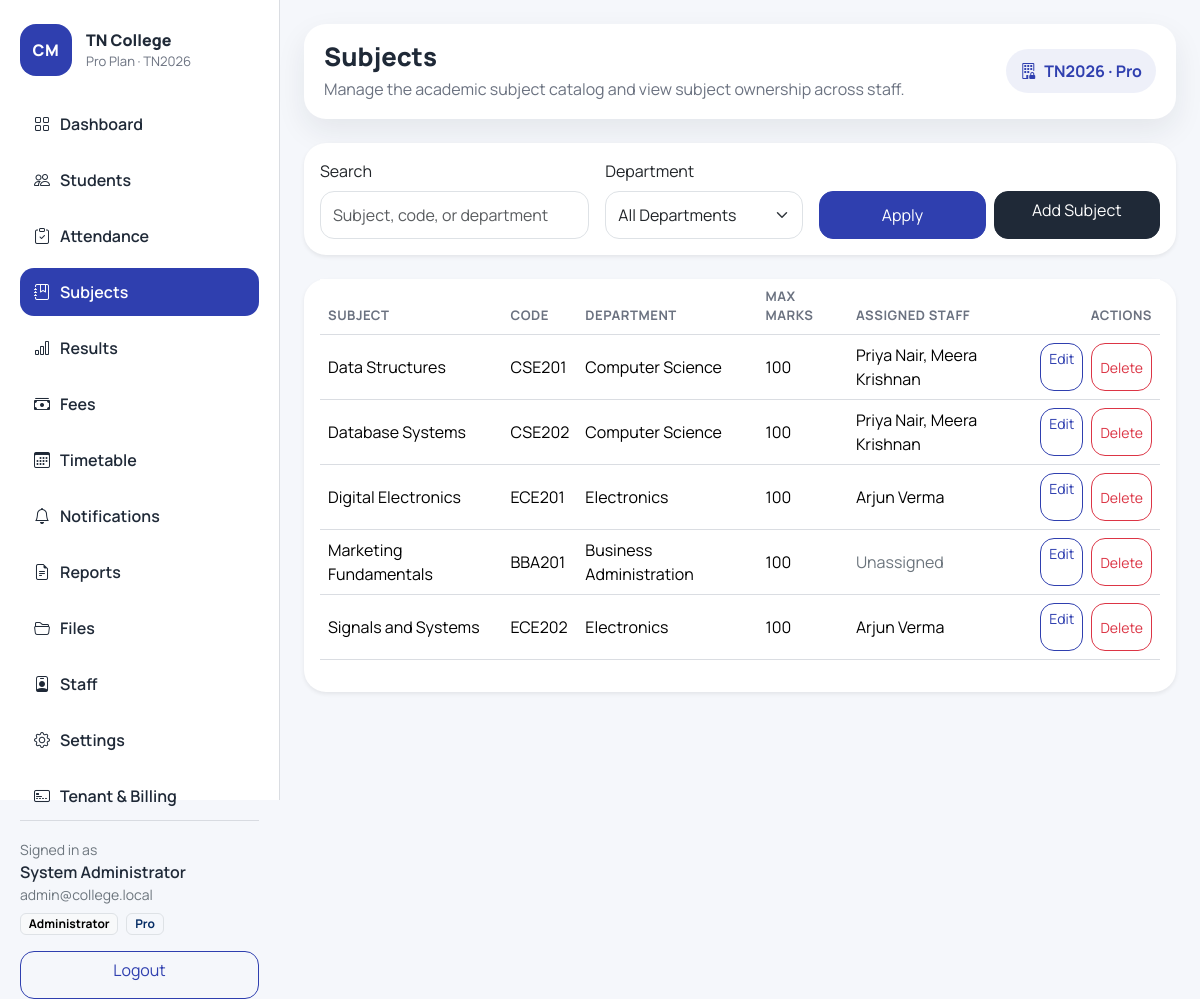
The app's page /subjects/ (signed in) with its own data.
### app/models.py (models this page shows, shortened)
class TimestampMixin:
    created_at = db.Column(db.DateTime, default=datetime.utcnow, nullable=False)
    updated_at = db.Column(
        db.DateTime,
        default=datetime.utcnow,
        onupdate=datetime.utcnow,
        nullable=False,
    )

class College(TimestampMixin, db.Model):
    __tablename__ = "colleges"
    id = db.Column(db.Integer, primary_key=True)
    name = db.Column(db.String(150), nullable=False)
    code = db.Column(db.String(30), unique=True, nullable=False)
    subdomain = db.Column(db.String(80), unique=True, nullable=True)
    contact_email = db.Column(db.String(120), nullable=True)
    contact_phone = db.Column(db.String(30), nullable=True)
    is_active = db.Column(db.Boolean, default=True, nullable=False)
    subscriptions = db.relationship(
        "CollegeSubscription",
        backref="college",
        lazy=True,
        cascade="all, delete-orphan",
    )
    departments = db.relationship("Department", backref="college", lazy=True)
    users = db.relationship("User", backref="college", lazy=True)
    students = db.relationship("Student", backref="college", lazy=True)
    subjects = db.relationship("Subject", backref="college", lazy=True)
    fee_categories = db.relationship("FeeCategory", backref="college", lazy=True)
    time_slots = db.relationship("TimeSlot", backref="college", lazy=True)
    timetable_entries = db.relationship("TimetableEntry", backref="college", lazy=True)
    notifications = db.relationship("NotificationLog", backref="college", lazy=True)
    uploaded_files = db.relationship("UploadedFile", backref="college", lazy=True)
    @property
    def current_subscription(self):
        return (
            CollegeSubscription.query.filter_by(college_id=self.id)
            .order_by(CollegeSubscription.created_at.desc())
            .first()
        )
    @property
    def active_plan(self):
        subscription = self.current_subscription
        return subscription.plan if subscription and subscription.plan else None

class SubscriptionPlan(TimestampMixin, db.Model):
    __tablename__ = "subscription_plans"
    id = db.Column(db.Integer, primary_key=True)
    name = db.Column(db.String(80), unique=True, nullable=False)
    code = db.Column(db.String(30), unique=True, nullable=False)
    monthly_price = db.Column(db.Float, default=0, nullable=False)
    features = db.Column(db.JSON, default=list, nullable=False)
    subscriptions = db.relationship("CollegeSubscription", backref="plan", lazy=True)

class User(UserMixin, TimestampMixin, db.Model):
    __tablename__ = "users"
    id = db.Column(db.Integer, primary_key=True)
    college_id = db.Column(db.Integer, db.ForeignKey("colleges.id"), nullable=True, index=True)
    username = db.Column(db.String(80), unique=True, nullable=False)
    email = db.Column(db.String(120), unique=True, nullable=False)
    full_name = db.Column(db.String(120), nullable=True)
    phone = db.Column(db.String(30), nullable=True)
    password_hash = db.Column(db.String(255), nullable=False)
    role = db.Column(db.String(20), default="admin", nullable=False)
    department_id = db.Column(db.Integer, db.ForeignKey("departments.id"), nullable=True)
    is_active_user = db.Column(db.Boolean, default=True, nullable=False)
    activities = db.relationship("ActivityLog", backref="actor", lazy=True)
    department = db.relationship("Department", backref="team_members", lazy=True)
    assigned_subjects = db.relationship(
        "Subject",
        secondary=staff_subject_assignments,
        back_populates="assigned_staff",
        lazy="subquery",
    )
    staff_timetable = db.relationship("TimetableEntry", backref="staff_member", lazy=True)
    uploaded_items = db.relationship("UploadedFile", backref="uploaded_by", lazy=True)
    @property
    def is_active(self):
        return self.is_active_user
    @property
    def display_name(self):
        return self.full_name or self.username

class Subject(TimestampMixin, db.Model):
    __tablename__ = "subjects"
    id = db.Column(db.Integer, primary_key=True)
    college_id = db.Column(db.Integer, db.ForeignKey("colleges.id"), nullable=True, index=True)
    name = db.Column(db.String(120), nullable=False)
    code = db.Column(db.String(30), unique=True, nullable=False)
    max_marks = db.Column(db.Integer, default=100, nullable=False)
    department_id = db.Column(db.Integer, db.ForeignKey("departments.id"), nullable=True)
    marks = db.relationship("Mark", backref="subject", lazy=True)
    assigned_staff = db.relationship(
        "User",
        secondary=staff_subject_assignments,
        back_populates="assigned_subjects",
        lazy="subquery",
    )
    timetable_entries = db.relationship("TimetableEntry", backref="subject", lazy=True)

class Department(TimestampMixin, db.Model):
    __tablename__ = "departments"
    id = db.Column(db.Integer, primary_key=True)
    college_id = db.Column(db.Integer, db.ForeignKey("colleges.id"), nullable=True, index=True)
    name = db.Column(db.String(120), nullable=False)
    code = db.Column(db.String(20), nullable=False)
    students = db.relationship("Student", backref="department", lazy=True)
    subjects = db.relationship("Subject", backref="department", lazy=True)
    __table_args__ = (
        db.UniqueConstraint("college_id", "name", name="uq_department_college_name"),
        db.UniqueConstraint("college_id", "code", name="uq_department_college_code"),
    )

### app/blueprints/subjects/routes.py (the view, shortened to what this page needs)
@subjects_bp.route("/")
@login_required
@employee_required
def list_subjects():
    page = request.args.get("page", 1, type=int)
    search = request.args.get("search", "", type=str).strip()
    department_id = request.args.get("department_id", 0, type=int)
    query = college_scoped_query(Subject, current_user).join(Department, isouter=True)
    if current_user.role == "hod" and current_user.department_id:
        query = query.filter(Subject.department_id == current_user.department_id)
    elif current_user.role == "staff":
        query = query.join(
            staff_subject_assignments,
            Subject.id == staff_subject_assignments.c.subject_id,
        ).filter(staff_subject_assignments.c.user_id == current_user.id)
    if department_id:
        query = query.filter(Subject.department_id == department_id)
    subjects = query.order_by(Subject.name).paginate(page=page, per_page=10)
    departments = get_college_departments(current_user)
    return render_template(
        "subjects/list.html",
        subjects=subjects,
        departments=departments,
        search=search,
        selected_department=department_id,
    )

### app/templates/subjects/list.html (shortened to what this page needs)
{% extends "base.html" %}
{% block page_title %}Subjects{% endblock %}
{% block page_subtitle %}Manage the academic subject catalog and view subject ownership across staff.{% endblock %}
{% block content %}
<div class="card border-0 shadow-sm mb-4">
    <div class="card-body">
        <form class="row g-3" method="get">
            <div class="col-12 col-lg-4">
                <label class="form-label">Search</label>
                <input type="text" class="form-control" name="search" value="{{ search }}" placeholder="Subject, code, or department">
            </div>
            <div class="col-12 col-md-6 col-lg-3">
                <label class="form-label">Department</label>
                <select class="form-select" name="department_id">
                    <option value="0">All Departments</option>
                </select>
            </div>
            <div class="col-12 col-lg-5 d-flex align-items-end gap-2">
                <button class="btn btn-primary w-100" type="submit">Apply</button>
                {% if current_user.role == 'admin' %}
                <a href="{{ url_for('subjects.add_subject') }}" class="btn btn-dark w-100">Add Subject</a>
                {% endif %}
            </div>
        </form>
    </div>
</div>
<div class="card border-0 shadow-sm">
    <div class="card-body table-card-body">
        <div class="table-responsive">
            <table class="table align-middle custom-table">
                <thead>
                    <tr>
                        <th>Subject</th>
                        <th>Code</th>
                        <th>Department</th>
                        <th>Max Marks</th>
                        <th>Assigned Staff</th>
                        {% if current_user.role == 'admin' %}<th class="text-end">Actions</th>{% endif %}
                    </tr>
                </thead>
                <tbody>
                    {% for subject in subjects.items %}
                    <tr>
                        <td>{{ subject.name }}</td>
                        <td>{{ subject.code }}</td>
                        <td>{{ subject.department.name if subject.department else 'Not Set' }}</td>
                        <td>{{ subject.max_marks }}</td>
                        <td>
                            {% if subject.assigned_staff %}
                                {{ subject.assigned_staff | map(attribute='display_name') | join(', ') }}
                            {% else %}
                                <span class="text-secondary">Unassigned</span>
                            {% endif %}
                        </td>
                        {% if current_user.role == 'admin' %}
                        <td class="text-end">
                            <div class="d-flex justify-content-end gap-2">
                                <a href="{{ url_for('subjects.edit_subject', subject_id=subject.id) }}" class="btn btn-sm btn-outline-primary">Edit</a>
                                <form method="post" action="{{ url_for('subjects.delete_subject', subject_id=subject.id) }}" onsubmit="return confirm('Delete this subject?');">
                                    <button class="btn btn-sm btn-outline-danger" type="submit">Delete</button>
                                </form>
                            </div>
                        </td>
                        {% endif %}
                    </tr>
                    {% else %}
                    <tr><td colspan="6" class="text-center py-4 text-secondary">No subjects found for this view.</td></tr>
                    {% endfor %}
                </tbody>
            </table>
        </div>
    </div>
</div>
{% endblock %}

### app/templates/base.html (shortened to what this page needs)
{% macro nav_link(endpoint, label, icon, startswith=None) -%}
{% set active = request.endpoint == endpoint or (startswith and request.endpoint and request.endpoint.startswith(startswith)) %}
<a class="nav-link {% if active %}active{% endif %}" href="{{ url_for(endpoint) }}">
    <i class="bi bi-{{ icon }}"></i>
    <span>{{ label }}</span>
</a>
{%- endmacro %}
<!doctype html>
<html lang="en">
<head>
    <link href="https://cdn.jsdelivr.net/npm/bootstrap@5.3.3/dist/css/bootstrap.min.css" rel="stylesheet">
    <link href="https://cdn.jsdelivr.net/npm/bootstrap-icons@1.11.3/font/bootstrap-icons.css" rel="stylesheet">
    <link href="{{ url_for('static', filename='css/styles.css') }}" rel="stylesheet">
</head>
<body class="app-body">
{% if current_user.is_authenticated %}
<div class="app-shell">
    <aside class="sidebar d-none d-lg-flex flex-column">
        <div>
            <div class="brand-panel">
                <div class="brand-mark">CM</div>
                <div>
                    <div class="brand-title">{{ active_college.name if active_college else college_name }}</div>
                    <div class="brand-subtitle">
                        {{ active_plan.name if active_plan else "Starter" }} Plan
                        {% if active_college and active_college.code %}· {{ active_college.code }}{% endif %}
                    </div>
                </div>
            </div>
            <nav class="nav flex-column nav-pills sidebar-nav gap-2 mt-4">
                {% if current_user.role == "student" %}
                    {{ nav_link("portal.student_dashboard", "Student Portal", "person-workspace", "portal.") }}
                    {{ nav_link("portal.profile", "Profile", "person-circle") }}
                {% elif current_user.role == "parent" %}
                    {{ nav_link("portal.parent_dashboard", "Parent Portal", "people", "portal.") }}
                    {{ nav_link("portal.profile", "Profile", "person-circle") }}
                {% else %}
                    {{ nav_link("main.dashboard", "Dashboard", "grid", "main.") }}
                    {{ nav_link("students.list_students", "Students", "people", "students.") }}
                    {{ nav_link("attendance.manage_attendance", "Attendance", "clipboard-check", "attendance.") }}
                    {{ nav_link("subjects.list_subjects", "Subjects", "journal-bookmark", "subjects.") }}
                    {{ nav_link("results.manage_results", "Results", "bar-chart", "results.") }}
                    {% if "fee_management" in plan_features %}
                        {{ nav_link("fees.manage_fees", "Fees", "cash-stack", "fees.") }}
                    {% endif %}
                    {% if "timetable" in plan_features %}
                        {{ nav_link("timetable.manage_timetable", "Timetable", "calendar3", "timetable.") }}
                    {% endif %}
                    {% if "sms_notifications" in plan_features or "whatsapp_notifications" in plan_features %}
                        {{ nav_link("notifications.notification_center", "Notifications", "bell", "notifications.") }}
                    {% endif %}
                    {{ nav_link("reports.report_center", "Reports", "file-earmark-text", "reports.") }}
                    {% if "document_uploads" in plan_features or "event_gallery" in plan_features %}
                        {{ nav_link("files.file_center", "Files", "folder2-open", "files.") }}
                    {% endif %}
                    {% if current_user.role == "admin" %}
                        {{ nav_link("staff.list_staff", "Staff", "person-badge", "staff.") }}
                        {{ nav_link("settings.manage_settings", "Settings", "gear", "settings.") }}
                        {{ nav_link("saas.tenant_center", "Tenant & Billing", "credit-card-2-front", "saas.") }}
                    {% endif %}
                {% endif %}
            </nav>
        </div>
        <div class="sidebar-footer">
            <div class="small text-secondary">Signed in as</div>
            <div class="fw-semibold">{{ current_user.display_name }}</div>
            <div class="small text-secondary">{{ current_user.email }}</div>
            <div class="d-flex gap-2 mt-2 flex-wrap">
                <span class="badge text-bg-light border">{{ role_labels.get(current_user.role, current_user.role|title) }}</span>
                {% if active_plan %}
                <span class="badge text-bg-primary-subtle border text-primary-emphasis">{{ active_plan.name }}</span>
                {% endif %}
            </div>
            <a href="{{ url_for('auth.logout') }}" class="btn btn-outline-primary w-100 mt-3">Logout</a>
        </div>
    </aside>
    <main class="content-area">
        <header class="topbar d-flex justify-content-between align-items-center">
            <div class="d-flex align-items-center gap-3">
                <div>
                    <h1 class="page-title mb-1">{% block page_title %}Dashboard{% endblock %}</h1>
                    <p class="page-subtitle mb-0">{% block page_subtitle %}Manage your college operations from one place.{% endblock %}</p>
                </div>
            </div>
            <div class="topbar-pill d-none d-md-inline-flex">
                <i class="bi bi-building-lock"></i>
                {% if active_college and active_college.code %}{{ active_college.code }}{% endif %}
                {% if active_plan %}· {{ active_plan.name }}{% endif %}
            </div>
        </header>
        {% block content %}{% endblock %}
    </main>
</div>
{% endif %}
</body>
</html>

### records on screen
College: name "TN College", code "TN2026"
SubscriptionPlan: name "Pro"
User: display_name "System Administrator", email "admin@college.local", get "Administrator"
Subject: name "Data Structures", code "CSE201", department "Computer Science", max_marks "100", assigned_staff|map "Priya Nair, Meera Krishnan"
Subject: name "Database Systems", code "CSE202", department "Computer Science", max_marks "100", assigned_staff|map "Priya Nair, Meera Krishnan"
Subject: name "Digital Electronics", code "ECE201", department "Electronics", max_marks "100", assigned_staff|map "Arjun Verma"
Subject: name "Marketing Fundamentals", code "BBA201", department "Business Administration", max_marks "100", shows "Unassigned"
Subject: name "Signals and Systems", code "ECE202", department "Electronics", max_marks "100", assigned_staff|map "Arjun Verma"

### other values on screen
{{ label }} "Dashboard Students Attendance Subjects Results Fees Timetable Notifications Reports Files Staff Settings Tenant & Billing"
